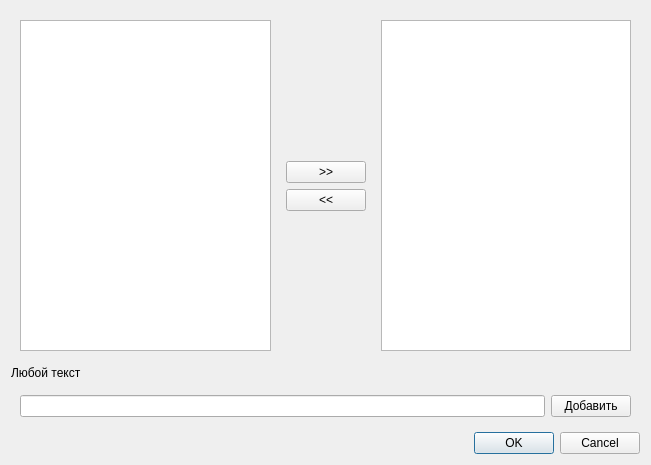
<?xml version="1.0" encoding="UTF-8"?>
<ui version="4.0">
 <class>DialogSelectFieldsForDimloma</class>
 <widget class="QDialog" name="DialogSelectFieldsForDimloma">
  <property name="geometry">
   <rect>
    <x>0</x>
    <y>0</y>
    <width>651</width>
    <height>465</height>
   </rect>
  </property>
  <property name="windowTitle">
   <string>Dialog</string>
  </property>
  <layout class="QGridLayout" name="gridLayout">
   <item row="2" column="0">
    <widget class="QWidget" name="widget_3" native="true">
     <layout class="QHBoxLayout" name="horizontalLayout">
      <item>
       <widget class="QLineEdit" name="lineEdit"/>
      </item>
      <item>
       <widget class="QPushButton" name="pushButtonAdd">
        <property name="text">
         <string>Добавить</string>
        </property>
       </widget>
      </item>
     </layout>
    </widget>
   </item>
   <item row="3" column="0">
    <widget class="QDialogButtonBox" name="buttonBox">
     <property name="orientation">
      <enum>Qt::Horizontal</enum>
     </property>
     <property name="standardButtons">
      <set>QDialogButtonBox::Cancel|QDialogButtonBox::Ok</set>
     </property>
    </widget>
   </item>
   <item row="0" column="0">
    <widget class="QWidget" name="widget" native="true">
     <layout class="QGridLayout" name="gridLayout_2" columnstretch="100,1,100">
      <item row="0" column="0">
       <widget class="QListWidget" name="listWidgetLeft"/>
      </item>
      <item row="0" column="1">
       <widget class="QWidget" name="widget_2" native="true">
        <layout class="QVBoxLayout" name="verticalLayout">
         <item>
          <spacer name="verticalSpacer">
           <property name="orientation">
            <enum>Qt::Vertical</enum>
           </property>
           <property name="sizeHint" stdset="0">
            <size>
             <width>20</width>
             <height>40</height>
            </size>
           </property>
          </spacer>
         </item>
         <item>
          <widget class="QPushButton" name="pushButtonLeftRight">
           <property name="text">
            <string>&gt;&gt;</string>
           </property>
          </widget>
         </item>
         <item>
          <widget class="QPushButton" name="pushButtonRightLeft">
           <property name="text">
            <string>&lt;&lt;</string>
           </property>
          </widget>
         </item>
         <item>
          <spacer name="verticalSpacer_2">
           <property name="orientation">
            <enum>Qt::Vertical</enum>
           </property>
           <property name="sizeHint" stdset="0">
            <size>
             <width>20</width>
             <height>40</height>
            </size>
           </property>
          </spacer>
         </item>
        </layout>
       </widget>
      </item>
      <item row="0" column="2">
       <widget class="QListWidget" name="listWidgetRight"/>
      </item>
     </layout>
    </widget>
   </item>
   <item row="1" column="0">
    <widget class="QLabel" name="label">
     <property name="text">
      <string>Любой текст</string>
     </property>
    </widget>
   </item>
  </layout>
 </widget>
 <resources/>
 <connections>
  <connection>
   <sender>buttonBox</sender>
   <signal>accepted()</signal>
   <receiver>DialogSelectFieldsForDimloma</receiver>
   <slot>accept()</slot>
   <hints>
    <hint type="sourcelabel">
     <x>227</x>
     <y>282</y>
    </hint>
    <hint type="destinationlabel">
     <x>157</x>
     <y>274</y>
    </hint>
   </hints>
  </connection>
  <connection>
   <sender>buttonBox</sender>
   <signal>rejected()</signal>
   <receiver>DialogSelectFieldsForDimloma</receiver>
   <slot>reject()</slot>
   <hints>
    <hint type="sourcelabel">
     <x>295</x>
     <y>288</y>
    </hint>
    <hint type="destinationlabel">
     <x>286</x>
     <y>274</y>
    </hint>
   </hints>
  </connection>
 </connections>
</ui>
